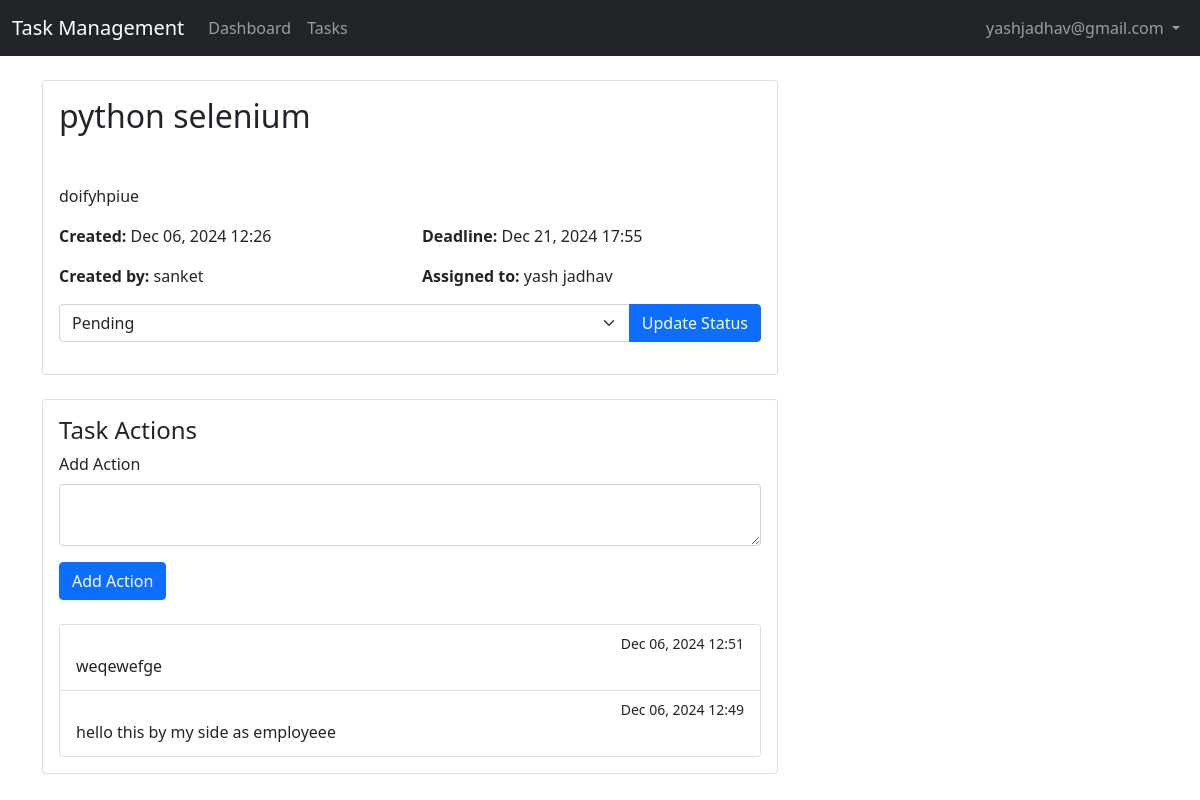
/tasks/5/ (signed in), run on the app's committed database.
### account/models.py (models this page shows, shortened)
class CustomUser(AbstractBaseUser, PermissionsMixin):
    email = models.EmailField(unique=True)
    first_name = models.CharField(max_length=30, blank=True, null=True)
    last_name = models.CharField(max_length=30, blank=True, null=True)
    username = models.CharField(max_length=30, blank=True, null=True)
    password = models.CharField(max_length=128, blank=True, null=True)
    user_type = models.ForeignKey(
        UserType, on_delete=models.CASCADE, null=True,blank=True, related_name="custom_user_type"
    )
    is_active = models.BooleanField(default=True)
    is_staff = models.BooleanField(default=False)
    is_deleted = models.BooleanField(default=False)
    created_at = models.DateTimeField(auto_now_add=True)
    updated_at = models.DateTimeField(auto_now=True)
    is_password_created = models.BooleanField(default=False)
    forget_password_secret = models.CharField(max_length = 128 ,blank=True, null=True)
    forget_password_secret_expire_time = models.DateTimeField(null= True,blank=True)
    objects = CustomUserManager()
    REQUIRED_FIELDS = []
    USERNAME_FIELD = "email"

class Task(models.Model):
    STATUS_CHOICES = (
        ('PENDING', 'Pending'),
        ('IN_PROGRESS', 'In Progress'),
        ('COMPLETED', 'Completed'),
    )
    PRIORITY_CHOICES = (
        ('low', 'Low'),
        ('medium', 'Medium'),
        ('high', 'High'),
    )
    title = models.CharField(max_length=200)
    description = models.TextField()
    status = models.CharField(max_length=20, choices=STATUS_CHOICES, default='PENDING')
    priority = models.CharField(max_length=20, choices=PRIORITY_CHOICES, default='low')
    assigned_to = models.ForeignKey(
        'CustomUser',
        on_delete=models.CASCADE,
        related_name='assigned_tasks'
    )
    assigned_by = models.ForeignKey(
        'CustomUser',
        on_delete=models.CASCADE,
        related_name='created_tasks'
    )
    location = models.ForeignKey(
        'Location',
        on_delete=models.SET_NULL,
        null=True,
        blank=True
    )
    deadline = models.DateTimeField()
    created_at = models.DateTimeField(auto_now_add=True)
    updated_at = models.DateTimeField(auto_now=True)
    class Meta:
        ordering = ['-created_at']

class TaskAction(models.Model):
    task = models.ForeignKey(Task, on_delete=models.CASCADE, related_name='actions')
    performed_by = models.ForeignKey('CustomUser', on_delete=models.CASCADE)
    materials_required = models.TextField(blank=True, null=True)
    action_description = models.TextField()
    timestamp = models.DateTimeField(auto_now_add=True)
    class Meta:
        ordering = ['-timestamp']

### account/views.py (the view)
# urls.py: path('tasks/<int:pk>/', views.task_detail, name='task_detail'),
@login_required
def task_detail(request, pk):
    task = get_object_or_404(Task, pk=pk)
    return render(request, 'account/task_detail.html', {'task': task})

### account/templates/account/task_detail.html (shortened to what this page needs)
            {% extends 'base.html' %}
            {% block content %}
            <div class="container">
                <div class="row">
                    <div class="col-md-8">
                        <div class="card">
                            <div class="card-body">
                                <h2 class="card-title">{{ task.title }}</h2>
                                <div class="mb-3">
                                    <span class="badge bg-{{ task.status|lower }}">{{ task.status }}</span>
                                    <span class="badge bg-{{ task.priority|lower }}">{{ task.priority }}</span>
                                </div>
                                <p class="card-text">{{ task.description }}</p>
                                <div class="row mb-3">
                                    <div class="col-md-6">
                                        <strong>Created:</strong> {{ task.created_at|date:"M d, Y H:i" }}
                                    </div>
                                    <div class="col-md-6">
                                        <strong>Deadline:</strong> {{ task.deadline|date:"M d, Y H:i" }}
                                    </div>
                                </div>
                                <div class="row mb-3">
                                    <div class="col-md-6">
                                        <strong>Created by:</strong> {{ task.assigned_by.first_name }}
                                    </div>
                                    <div class="col-md-6">
                                        <strong>Assigned to:</strong> {{ task.assigned_to.first_name }}
                                        {% if task.assigned_to.last_name %}
                                        {{ task.assigned_to.last_name }}
                                        {% endif %}
                                    </div>
                                </div>
                                {% if user.user_type.can_assign_task or user == task.assigned_to %}
                                <div class="mb-3">
                                    <form method="post" action="{% url 'task_status_update' task.id %}">
                                        <div class="input-group">
                                            <select name="status" class="form-select">
                                                <option value="PENDING" {% if task.status == 'PENDING' %}selected{% endif %}>Pending</option>
                                            </select>
                                            <button type="submit" class="btn btn-primary">Update Status</button>
                                        </div>
                                    </form>
                                </div>
                                {% endif %}
                            </div>
                        </div>
                        <div class="card mt-4">
                            <div class="card-body">
                                <h4>Task Actions</h4>
                                {% if user == task.assigned_to %}
                                <form method="post" action="{% url 'task_action_create' task.id %}" class="mb-4">
                                    <div class="mb-3">
                                        <label for="action_description" class="form-label">Add Action</label>
                                        <textarea class="form-control" id="action_description" name="action_description" rows="2" required></textarea>
                                    </div>
                                    <button type="submit" class="btn btn-primary">Add Action</button>
                                </form>
                                {% endif %}
                                <div class="list-group">
                                    {% for action in task.actions.all %}
                                    <div class="list-group-item">
                                        <div class="d-flex w-100 justify-content-between">
                                            <small>{{ action.timestamp|date:"M d, Y H:i" }}</small>
                                        </div>
                                        <p class="mb-1">{{ action.action_description }}</p>
                                    </div>
                                    {% empty %}
                                    <p>No actions recorded yet.</p>
                                    {% endfor %}
                                </div>
                            </div>
                        </div>
                    </div>
                    <div class="col-md-4">
                    </div>
                </div>
            </div>
            {% endblock %}

### account/templates/base.html (shortened to what this page needs)
<!DOCTYPE html>
<html lang="en">
<head>
    <link href="https://cdn.jsdelivr.net/npm/bootstrap@5.1.3/dist/css/bootstrap.min.css" rel="stylesheet">
    <link href="https://cdnjs.cloudflare.com/ajax/libs/font-awesome/5.15.4/css/all.min.css" rel="stylesheet">
</head>
<body>
    {% if user.is_authenticated %}
    <nav class="navbar navbar-expand-lg navbar-dark bg-dark">
        <div class="container-fluid">
            <a class="navbar-brand" href="{% url 'dashboard' %}">Task Management</a>
            <div class="collapse navbar-collapse" id="navbarNav">
                <ul class="navbar-nav me-auto">
                    <li class="nav-item">
                        <a class="nav-link" href="{% url 'dashboard' %}">Dashboard</a>
                    </li>
                    <li class="nav-item">
                        <a class="nav-link" href="{% url 'task_list' %}">Tasks</a>
                    </li>
                </ul>
                <ul class="navbar-nav">
                    <li class="nav-item dropdown">
                        <a class="nav-link dropdown-toggle" href="#" id="navbarDropdown" role="button"
                           data-bs-toggle="dropdown" aria-expanded="false">
                            {{ user.get_full_name|default:user.email }}
                        </a>
                    </li>
                </ul>
            </div>
        </div>
    </nav>
    {% endif %}
    <main class="py-4">
        {% block content %}{% endblock %}
    </main>
</body>
</html>

### data on the page
CustomUser: get_full_name "yashjadhav@gmail.com"
Task: title "python selenium", description "doifyhpiue", created_at "Dec 06, 2024 12:26", deadline "Dec 21, 2024 17:55", assigned_by.first_name "sanket", assigned_to.first_name "yash", assigned_to.last_name "jadhav", status "Pending"
TaskAction: timestamp "Dec 06, 2024 12:51", action_description "weqewefge"
TaskAction: timestamp "Dec 06, 2024 12:49", action_description "hello this by my side as employeee"
